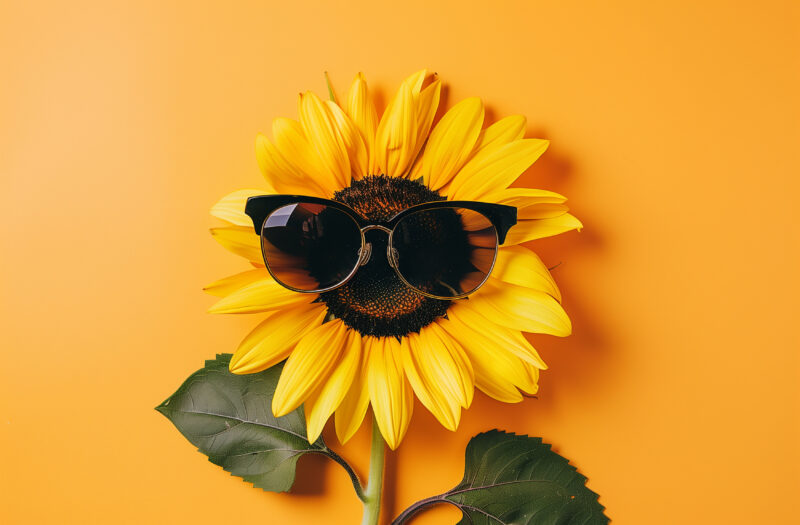
#> input picture ISR_Lab/ISR LAb-updated/123.jpg, 800 x 525 px, found by its file name
$ jupyter execute B3_extract.ipynb
#> lines starting #> are read from the running program, lines starting #| are printed output that depends on the picture; after the words box and inside, x2 and y2 are one past the last pixel; in counts of white or black regions, pixels touching at a corner belong together
# B_A3_Feature_Extraction

[cell 1]
# Importing necessary libraries
from skimage.io import imread  # For reading images
from skimage.color import rgb2gray  # For converting color images to grayscale
from skimage.filters import threshold_otsu, gaussian  # For Otsu's thresholding and Gaussian blur
import matplotlib.pyplot as plt  # For displaying images and plotting
import numpy as np  # For numerical operations
import cv2  # For image processing using OpenCV
import os  # For handling file paths

[cell 2]
# Function to display a single image
def show_img(image, title="Image"):
    """
    Displays a single image with a title.

    Parameters:
    - image: The image to display.
    - title: The title of the image.
    """
    plt.imshow(image, cmap='gray' if len(image.shape) == 2 else None)
    plt.title(title)
    plt.axis('off')  # Hide axes for better visualization
    plt.show()

# Function to display multiple images side by side
def show_images(images, titles):
    """
    Displays multiple images side by side with their respective titles.

    Parameters:
    - images: A list of images to display.
    - titles: A list of titles corresponding to each image.
    """
    n = len(images)
    fig, axes = plt.subplots(1, n, figsize=(5 * n, 5))  # Adjust figsize based on number of images
    for i in range(n):
        ax = axes[i]
        cmap = 'gray' if len(images[i].shape) == 2 else None
        ax.imshow(images[i], cmap=cmap)
        ax.set_title(titles[i])
        ax.axis('off')  # Hide axes
    plt.tight_layout()
    plt.show()

[cell 3]
# Load and display the original image
image_path = r"C:\\Users\\asus\\Downloads\\suhail\\ISR LAb\\123.jpg"

# Check if the image file exists
if not os.path.exists(image_path):
    raise FileNotFoundError(f"Image file not found at {image_path}")

# Read the image using skimage
image = imread(image_path)
#> image is the input picture: shape (525, 800, 3); mean R, G, B 219.9, 155.2, 51.6

# Display the original image
show_img(image, "Original Image")

[cell 4]
# Create red and yellow intensity images
red, yellow = image.copy(), image.copy()

# Remove green and blue channels for the red image
red[:, :, (1, 2)] = 0  # Set green and blue channels to zero
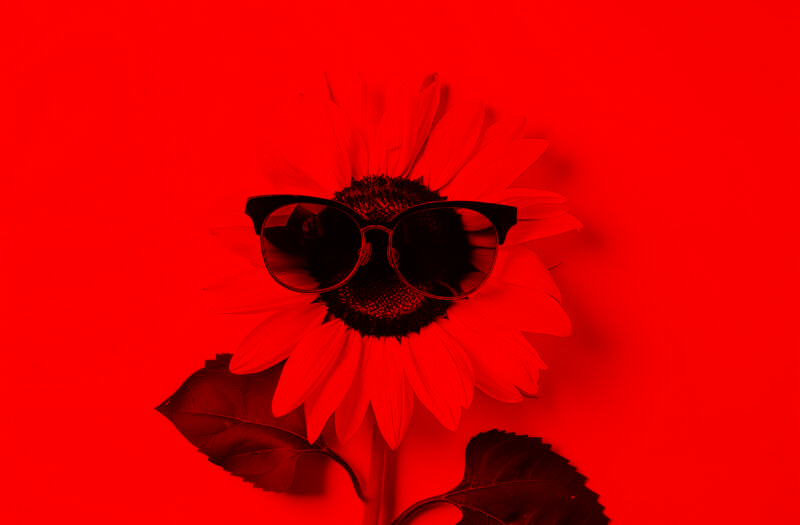
#> red: shape (525, 800, 3); mean R, G, B 219.9, 0, 0

# Remove blue channel for the yellow image (leaving only red and green)
yellow[:, :, 2] = 0  # Set the blue channel to zero
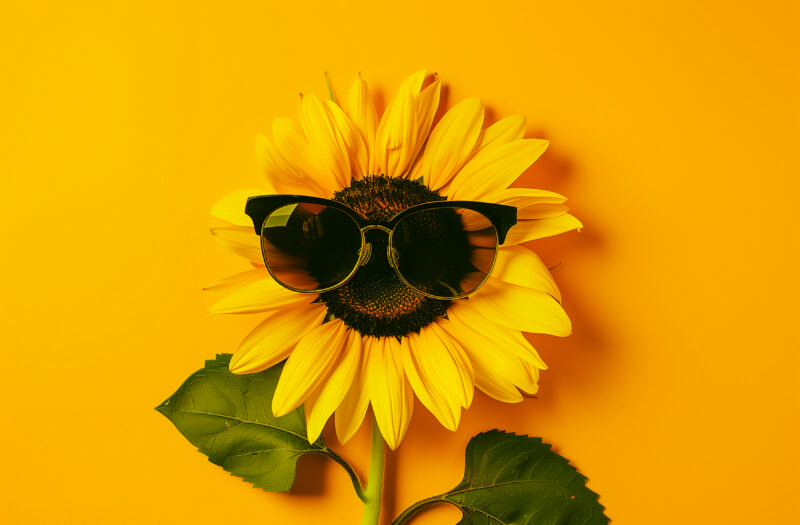
#> yellow: shape (525, 800, 3); mean R, G, B 219.9, 155.2, 0

# Display the red and yellow intensity images
show_images(images=[red, yellow], titles=['Red Intensity', 'Yellow Intensity'])
#> in show_images, `n = len(images)`: n = 2
#> in show_images, `plt.show()`:
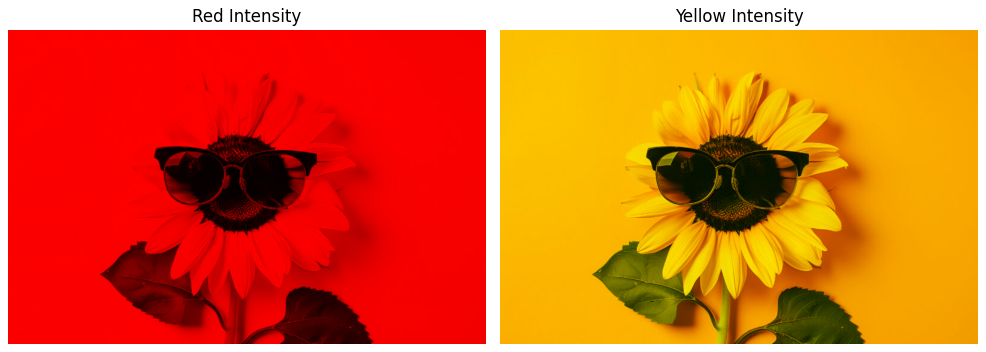
#> figure drawn by matplotlib, 2 panels

[cell 5]
# Convert the original image to grayscale
gray_image = rgb2gray(image)
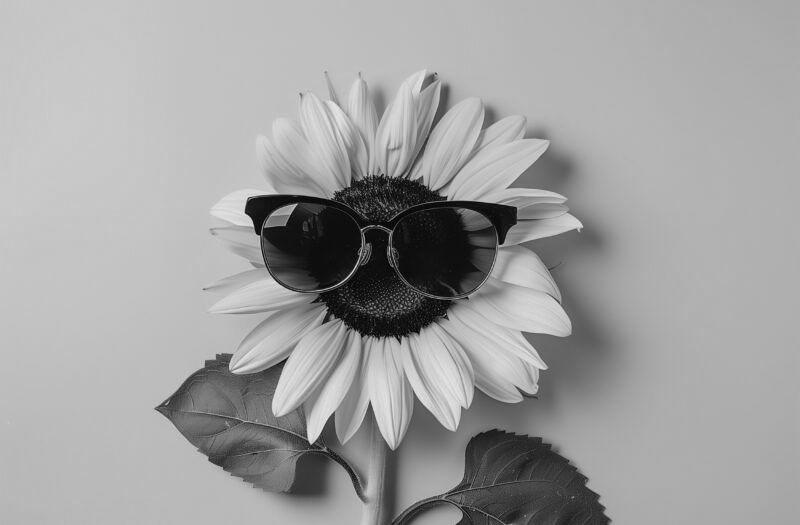
#> gray_image: shape (525, 800) float64; min 0.000833, max 0.909, mean 0.633

# Display the original and grayscale images side by side
show_images(images=[image, gray_image], titles=["Color Image", "Grayscale Image"])

[cell 6]
# Print the dimensions of the images
print("Colored image shape:", image.shape)
#| Colored image shape: (525, 800, 3)
print("Grayscale image shape:", gray_image.shape)
#| Grayscale image shape: (525, 800)

[cell 7]
# Apply Otsu's thresholding to the grayscale image
thresh = threshold_otsu(gray_image)
#> thresh = 0.492

# Create a binary image based on the threshold
binary_image = gray_image > thresh
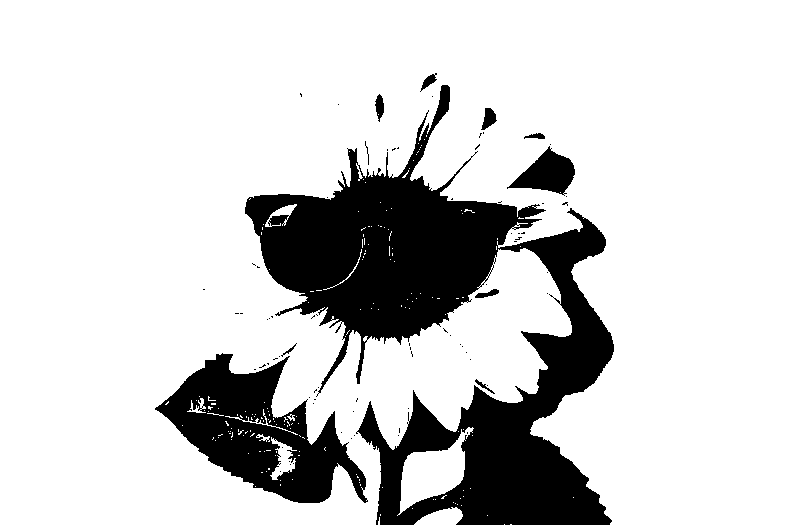
#> binary_image: shape (525, 800) bool; 81.7% white; 79 black regions (68 under 20 px), largest, box (x1, y1, x2, y2) and area: (245, 85, 614, 525) 59443, (155, 353, 368, 503) 14584, (507, 146, 575, 196) 1725

# Display grayscale and binary (thresholded) images
show_images(images=[gray_image, binary_image], titles=["Grayscale", "Otsu Binary"])

[cell 8]
# Apply Gaussian blur to the grayscale image
blurred_image = gaussian(gray_image, sigma=20)
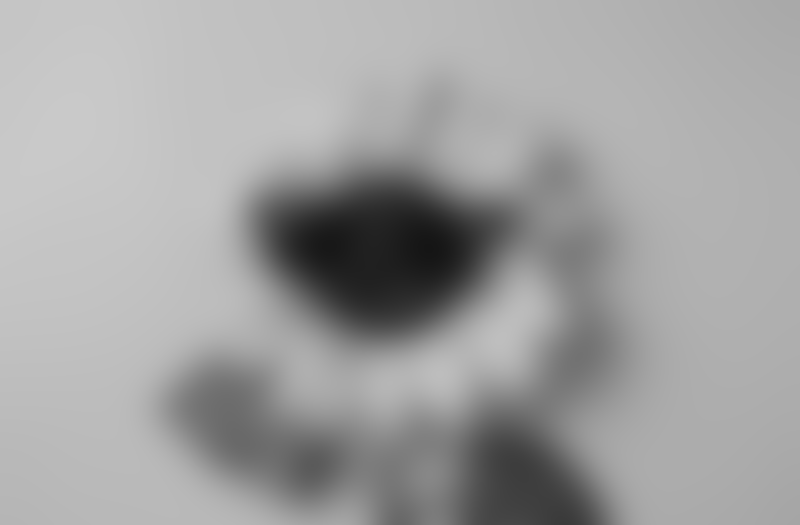
#> blurred_image: shape (525, 800) float64; min 0.0852, max 0.791, mean 0.633

# Display the grayscale image and the blurred image
show_images(images=[gray_image, blurred_image], titles=["Grayscale Image", "20 Sigma Blurred Image"])

[cell 9]
# Example: Reading and plotting histogram of an image using OpenCV and Matplotlib

# Load an image using OpenCV in grayscale mode
img_cv = cv2.imread(r"C:\\Users\\asus\\Downloads\\suhail\\ISR LAb\\123.jpg", 0)
#> img_cv: shape (525, 800); min 0, max 230, mean 162.8

# Check if the image was loaded successfully
if img_cv is None:
    raise FileNotFoundError("Image file not found or unable to load.")

# Calculate the histogram for grayscale image (0-255 intensity levels)
histg = cv2.calcHist([img_cv], [0], None, [256], [0, 256])
#> histg = 256 values, max 14428 at index 178, min 0 at index 231, mean 1640.6

# Plotting the histogram to analyze pixel intensity distribution
plt.figure(figsize=(10, 5))
plt.plot(histg, color='black')
plt.title('Histogram of Grayscale Image')
plt.xlabel('Pixel Intensity')
plt.ylabel('Frequency')
plt.xlim([0, 256])  # Set x-axis limits to [0, 256]
plt.show()
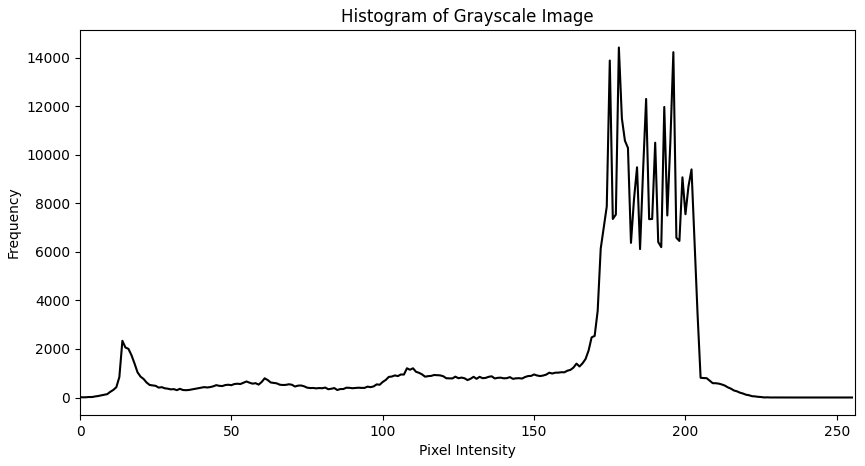
#> figure drawn by matplotlib, 1 panel; curve peaks at x = 178, y = 14428

[cell 10]
import cv2
import numpy as np
import matplotlib.pyplot as plt
from skimage import io

image_path = "123.jpg" # Replace with your image path
image = cv2.imread(image_path)
image_rgb = cv2.cvtColor(image, cv2.COLOR_BGR2RGB)

def plot_color_histogram(image):
    color = ('r', 'g', 'b')
    plt.figure(figsize=(12, 6))
    for i, col in enumerate(color):
        hist = cv2.calcHist([image], [i], None, [256], [0, 256])
        plt.plot(hist, color=col)
        plt.xlim([0, 256])
    plt.title('Color Histogram')
    plt.xlabel('Pixel Intensity')
    plt.ylabel('Frequency')
    plt.show()
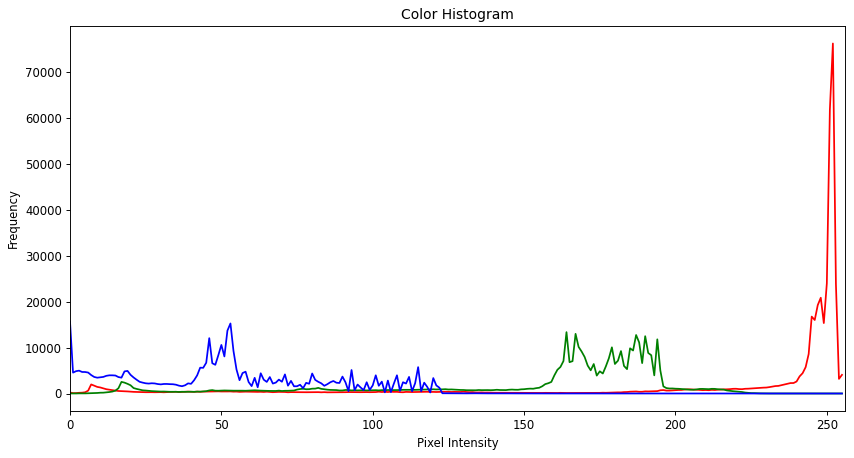
#> figure drawn by matplotlib, 1 panel; curve peaks at x = 252, y = 76105; curve peaks at x = 164, y = 13347; curve peaks at x = 0, y = 15653

# Plot color histogram
plot_color_histogram(image_rgb)
